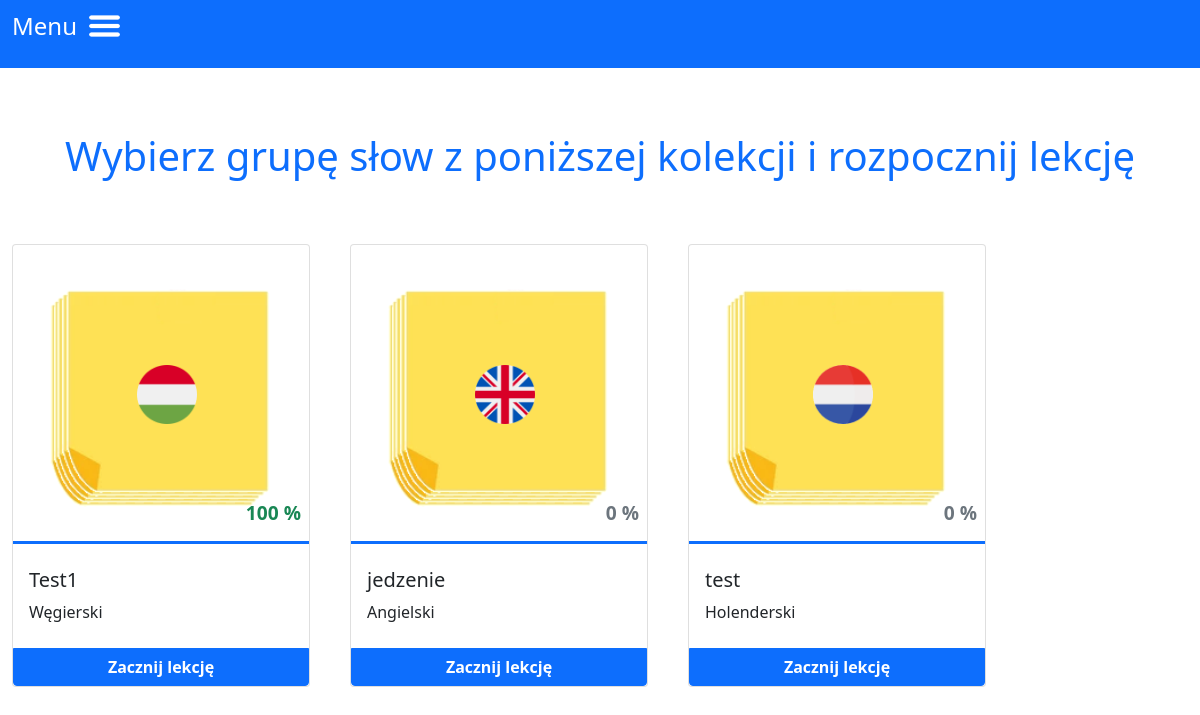
The app's page /practice (signed in) with its own data.
### swbo/models.py (models this page shows)
class groups(db.Model):
    id = db.Column("id", db.Integer, primary_key=True)
    name = db.Column(db.String(60))
    lang = db.Column(db.String(60))
    completion = db.Column(db.Integer, default=0)
    user_id = db.Column(db.Integer, db.ForeignKey("users.id"))
    card = db.relationship("cards", backref="group", lazy=True)
    lesson = db.relationship("lessons", backref="group", lazy=True)

### swbo/practice/routes.py (the view)
@practice.route("/practice", methods=["GET", "POST"])
def practice_page():
    if "logged_in" not in session:
        return redirect(url_for("user.login_page"))
    login_in_session = session["login"]
    user_id = users.query.filter_by(login=login_in_session).first().id
    users_groups = groups.query.filter_by(user_id=user_id).all()
    return render_template("practice.html", groups=users_groups)

### swbo/templates/practice.html (shortened to what this page needs)
{% extends "base.html" %}
{% block content %}
    <div class="practice">
        {% if groups %}
            <h1 class="py-5 text-center text-primary">Wybierz grupę słow z poniższej kolekcji i rozpocznij lekcję</h1>
            <div class="row justify-content-start flex-wrap gap-4">
                {% for card in groups %}
                <div class="card p-0 m-2 position-relative" style="width: 22%">
                    <div class="position-relative w-100">
                    <img src="{{url_for('static', filename='images/languages/' + card.lang + '.png')}}" class="lang-icon"/>
                    <p
                    {% if card.completion < 50 %}
                        class="text-secondary position-absolute bottom-0 end-0 px-2 completion"
                    {% elif card.completion < 70 %}
                        class="text-warning position-absolute bottom-0 end-0 px-2 completion"
                    {% else %}
                        class="text-success position-absolute bottom-0 end-0 px-2 completion"
                    {% endif %}
                    >
                    {{card.completion}} %</p>
                    </div>
                  <div class="card-body p-0">
                    <div class="px-3 py-4">
                        <h5 class="card-title">{{card.name}}</h5>
                        <p class="card-text">{{card.lang}}</p>
                    </div>
                    <a href="/lesson/{{card.id}}" class="btn btn-primary w-100 mt-10 rounded-0 rounded-bottom">Zacznij lekcję</a>
                  </div>
                </div>
                {% endfor %}
        {% endif %}
            </div>
    </div>
{% endblock %}

### swbo/static/styles/style.css (style rules this page uses)
.practice .lang-icon, .groups .lang-icon { position: absolute; top: 40%; left: 42%; width: 20%; }
.practice .completion, .groups .completion, .lesson, .stats { font-weight: 600!important; }
.practice .completion, .groups .completion { font-size: 1.2rem; }
.btn-primary { font-weight: 600!important; }

### records on screen
groups: lang (picture), completion "100", name "Test1", lang "Węgierski"
groups: lang (picture), completion "0", name "jedzenie", lang "Angielski"
groups: lang (picture), completion "0", name "test", lang "Holenderski"
